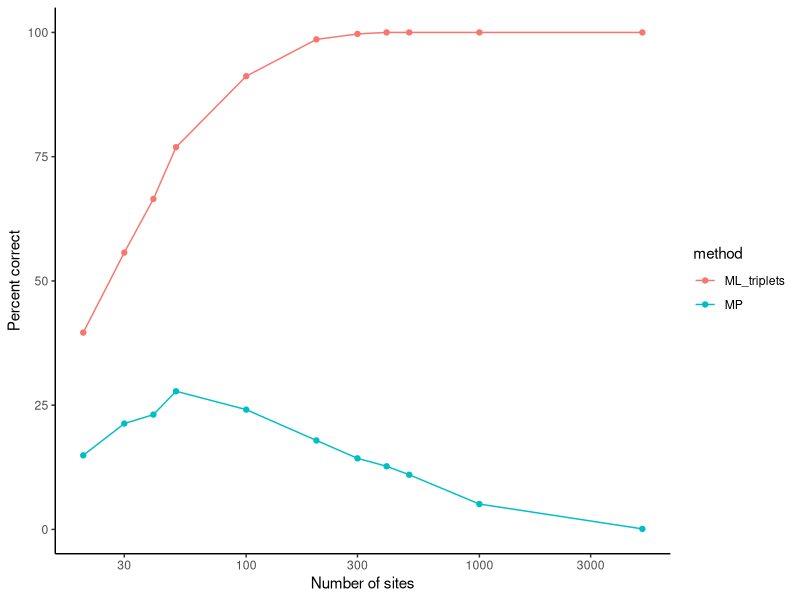
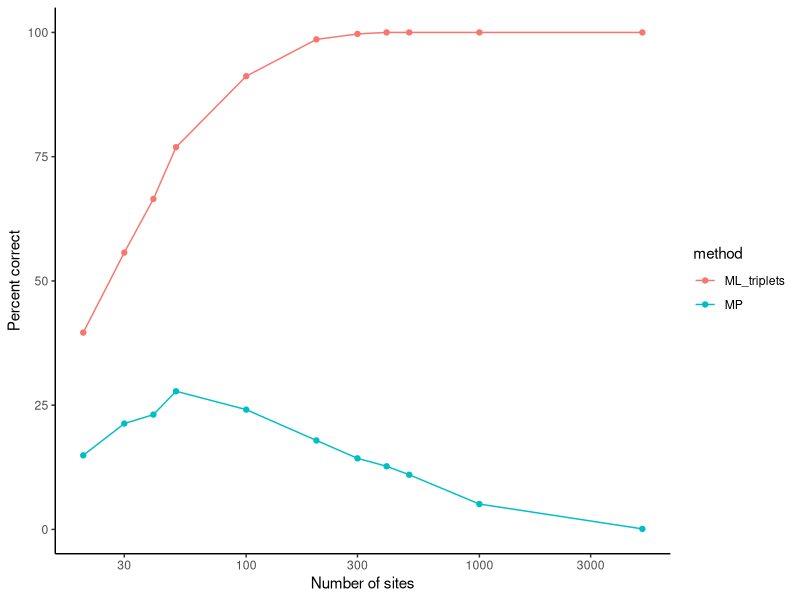

Generate these figures, in order, with R:
# setwd("/Users/uym2/my_gits/problin/MP_inconsistent")
setwd("/n/fs/ragr-research/projects/problin/MP_inconsistent")

require(ggplot2)

d = read.table("results.txt",header=T)

ggplot(d,aes(x=k,y=percent_correct*100,color=method)) + geom_line() + geom_point() +
  scale_x_log10() + theme_classic() + xlab("Number of sites") + ylab("Percent correct")

ggsave("MP_inconsistent.pdf")
